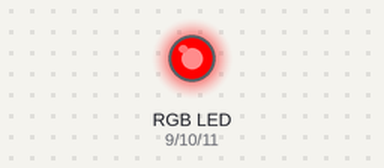
Recording of a sketch running on a simulated Arduino Uno, built with avr-gcc and run on an emulated ATmega328P. Parts: an RGB LED mixed from three pins (HIGH = lit).

Above: at 0.05 s.
At 1.5 s:
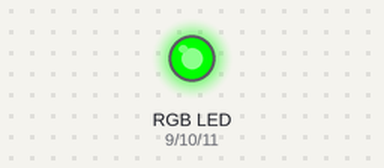
At 3.0 s:
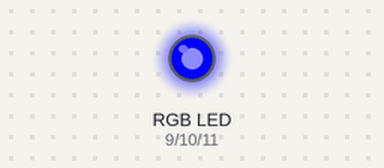
At 3.75 s:
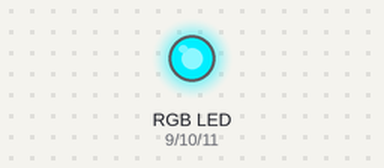
At 4.5 s:
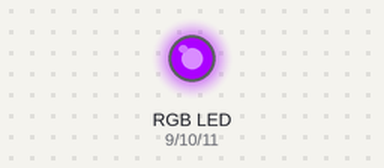
At 6.0 s:
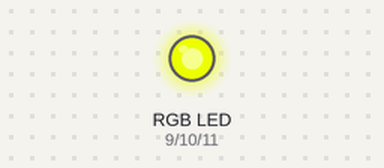
Timing chart, 0 to 7.8 s (numbered marks = the images above):
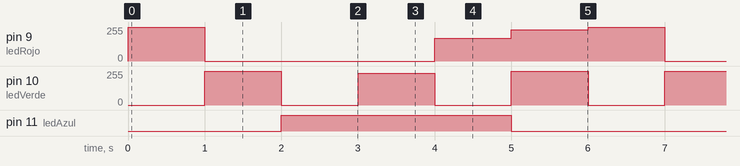

Measured:
- by itself, pin 9 (ledRojo): repeats every 6.0 s: 0/255 3.0 s, 171/255 1.0 s, 236/255 1.0 s, 255/255 1.0 s
- by itself, pin 10 (ledVerde): repeats every 6.0 s: 0/255 1.0 s, 238/255 1.0 s, 2 × (0/255 1.0 s, 255/255 1.0 s)
- by itself, pin 11 (ledAzul): alternates HIGH for 3.0 s and LOW for 3.0 s

The sketch:

sp_practica4.ino
```cpp
int ledRojo = 9;
int ledVerde=10;
int ledAzul=11;
void setup() {
  // put your setup code here, to run once:
  pinMode(ledRojo,OUTPUT);
  pinMode(ledVerde,OUTPUT);
  pinMode(ledAzul,OUTPUT);
}

void loop() {
  // put your main code here, to run repeatedly:
  color(255,0,0); // Rojo
  delay(1000);
  color(0,255,0); // Verde
  delay(1000);
  color(0,0,255); // Azul
  delay(1000);
  color(0,238,255); // "Cyan"
  delay(1000);
  color(171,0,255); // "Morado"
  delay(1000);
  color(236,255,0); // "Amarillo"
  delay(1000);
}

void color(int rojo,int verde,int azul){
  analogWrite(ledRojo,rojo);
  analogWrite(ledVerde,verde);
  analogWrite(ledAzul,azul);
}
```
